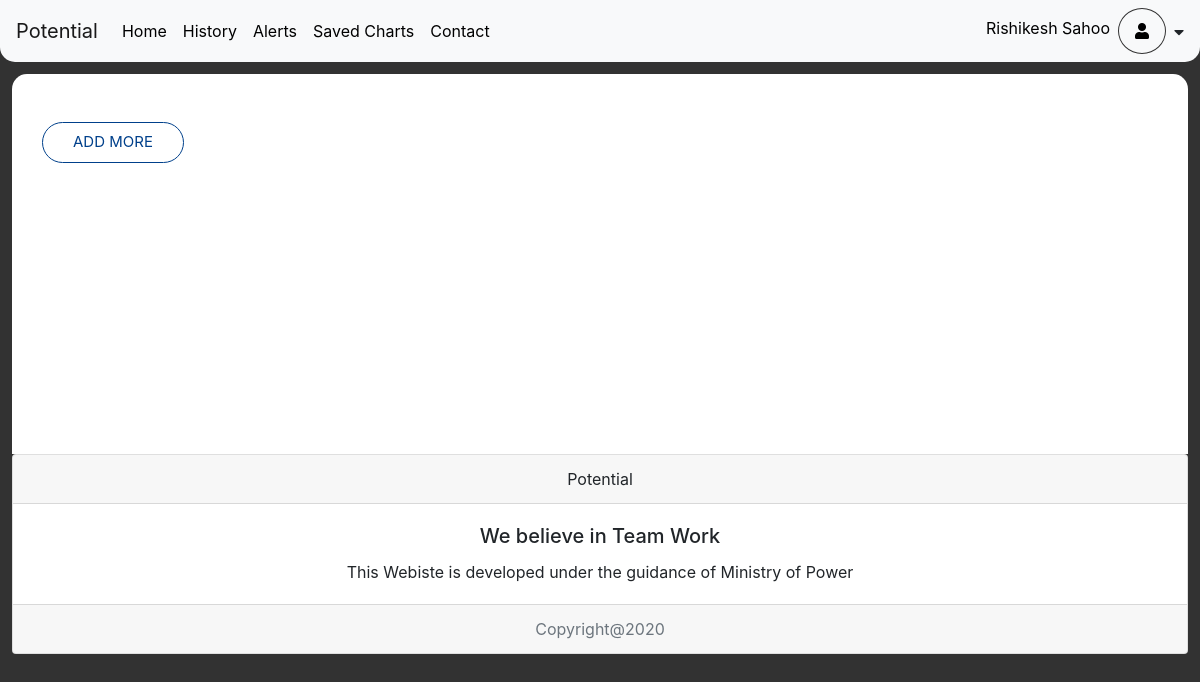
The page /power/history/ (signed in) on the database as committed earlier.
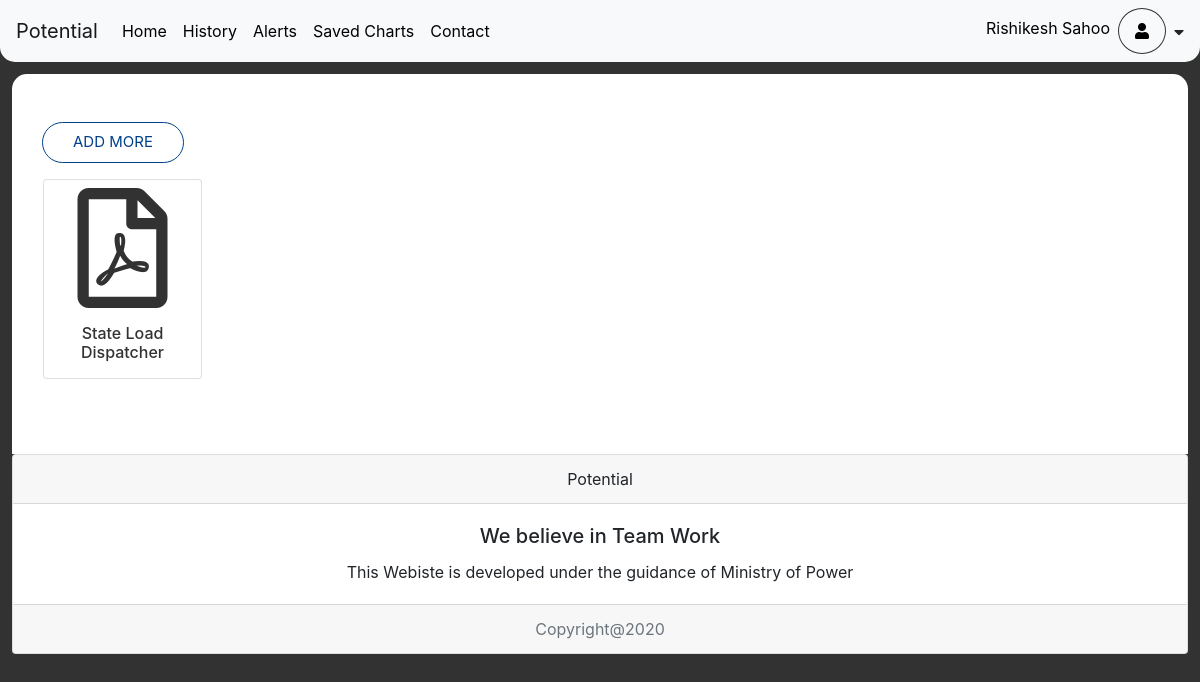
The same page on the database as committed later.
### power/models.py (models this page shows, shortened)
class Table(models.Model):
    uid = models.IntegerField(default=2)
    name = models.CharField(max_length=100)
    url = models.TextField(max_length=1000, default = 'https://www.upsldc.org/real-time-data')
    xpath = models.TextField(max_length=1000, default = '/html/body/div[2]/div[2]/div/div/div/div/div/div/div/div[1]/div/div/div/div[2]/div/div/div[2]/table')

### power/views.py (the view)
def history(request):
	if 'uid' in request.session:
		uid = request.session['uid']
		results = Table.objects.filter(uid=uid)
		return render(request, 'power/history.html', context={"results":results})
	else:
		return HttpResponse("Please Login")

### power/templates/power/history.html (shortened to what this page needs)
{% extends 'power/base.html' %}
{% block body %}
<div class="content-wrapper">
<div class="container-fluid">
    <div class="row pt-5">
        <div class="col-md-12">
            <div class="container-fluid">
                <a class="btn btn-lg about-us-btn" href="/power/user_dash" role="button">ADD MORE</a>
                <div class="row">
                    {% for result in results %}
                    <div class="col-md-2 col-6 p-3">
    					<a href="/power/analysis?tablename={{result.name}}" class="card text-center p-2" style="height: 200px;">
                          <i class="far fa-file-pdf"></i>
                          <div style="padding: 0px;" class="card-body">
                            <h6 class="card-title mt-3">{{result.name}}</h6>
                          </div>
                        </a>
                    </div>
                    {% endfor %}
                </div>
            </div>
        </div>
    </div>
</div>
</div>
{% endblock body %}
{% block custom_header_right %}
<li class="nav-item">
    <a class="nav-link" href="{% url 'power:user_dash' %}">{{request.session.name}}<span class="sr-only">(current)</span></a>
</li>
<li class="nav-item dropdown user-icon">
    <a href="#" class="nav-link dropdown-toggle" data-toggle="dropdown" ><i class="fas fa-user"></i></a>
</li>
<li><i class="fas fa-caret-down pt-3 pl-2"></i></li>
{% endblock custom_header_right %}

Rows that differ between the two databases and show on the page:
added Table: name "State Load Dispatcher"
